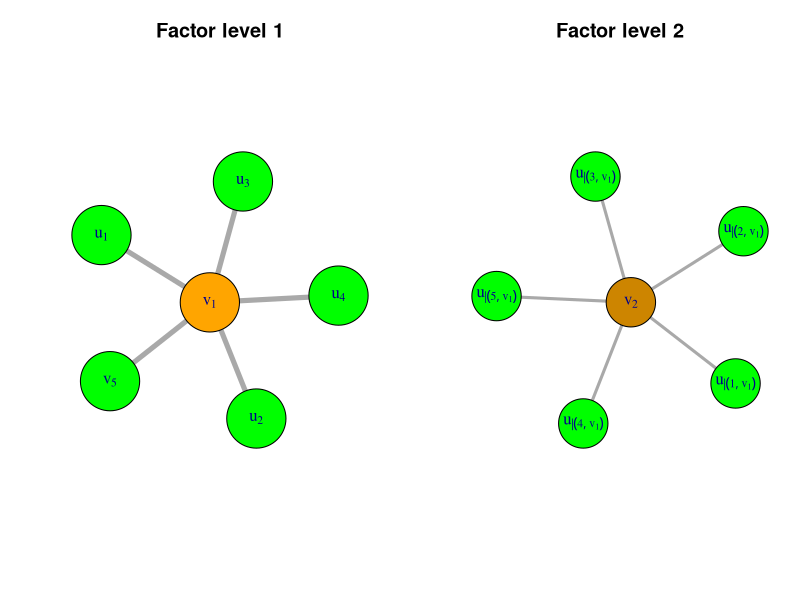
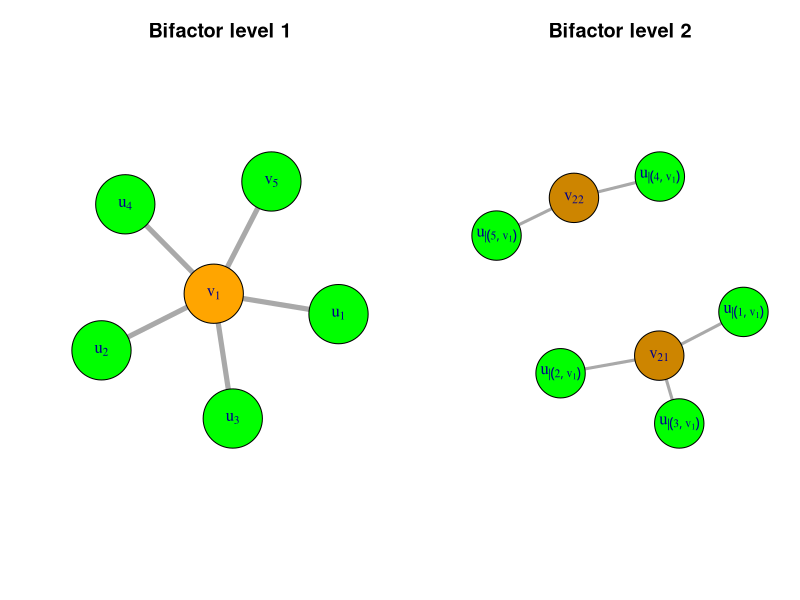
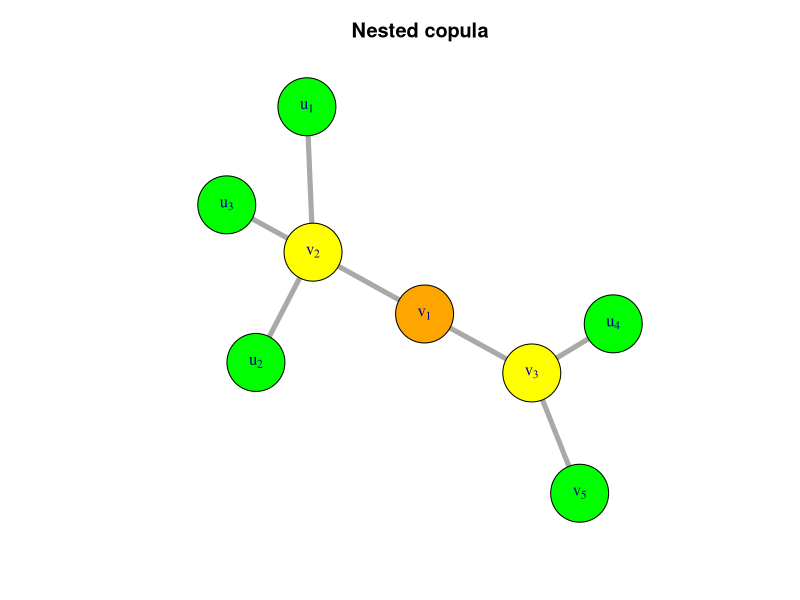

Generate these figures, in order, with R:
setwd("/home/hoanguc3m/Dropbox/WP2")
library("igraph")

pdf("img/onefcop.pdf", width = 9, height = 4.5)
par(mfrow =c(1,2))
par(mar=c(3,3,3,1))

g <- graph.empty (6, directed = FALSE)
new_edges <- c(1,2, 1,3, 1,4, 1,5, 1,6)
g <- add.edges(g, new_edges)
V(g)$number <- c(1,2,3,4,5,6)
V(g)[ number == 1 ]$color <- "orange"
V(g)[ number > 1 ]$color <- "green"
E(g)$width <- 5
V(g)$name <- c(expression(v[1]), expression(u[1]), expression(u[2]),
               expression(u[3]), expression(u[4]), expression(v[5]))
V(g)$size      <- rep(50,6)
#vertex_attr(g)
plot(g, main = "Factor level 1")

g <- graph.empty (6, directed = FALSE)
new_edges <- c(1,2, 1,3, 1,4, 1,5, 1,6)
g <- add.edges(g, new_edges)
V(g)$number <- c(1,2,3,4,5,6)
V(g)[ number == 1 ]$color <- "orange3"
V(g)[ number > 1 ]$color <- "green"
E(g)$width <- 3
V(g)$name <- c(expression(v[2]), expression(u[1|v[1]]), expression(u[2|v[1]]),
               expression(u[3|v[1]]), expression(u[4|v[1]]), expression(u[5|v[1]]))
V(g)$size      <- rep(40,6)
plot(g, main = "Factor level 2")
dev.off()



pdf("img/bifcop.pdf", width = 9, height = 4.5)
par(mfrow =c(1,2))
par(mar=c(3,3,3,1))

g <- graph.empty (6, directed = FALSE)
new_edges <- c(1,2, 1,3, 1,4, 1,5, 1,6)
g <- add.edges(g, new_edges)
V(g)$number <- c(1,2,3,4,5,6)
V(g)[ number == 1 ]$color <- "orange"
V(g)[ number > 1 ]$color <- "green"
E(g)$width <- 5
V(g)$name <- c(expression(v[1]), expression(u[1]), expression(u[2]),
               expression(u[3]), expression(u[4]), expression(v[5]))
V(g)$size      <- rep(50,6)
#vertex_attr(g)
plot(g, main = "Bifactor level 1")

g <- graph.empty (7, directed = FALSE)
new_edges <- c(1,2, 1,3, 1,4, 7,5, 7,6)
g <- add.edges(g, new_edges)
V(g)$number <- c(1,2,3,4,5,6,7)
V(g)[ number > 1 ]$color <- "green"
V(g)[ number == 1 ]$color <- "orange3"
V(g)[ number == 7 ]$color <- "orange3"
E(g)$width <- 3
V(g)$name <- c(expression(v[21]), expression(u[1|v[1]]), expression(u[2|v[1]]),
               expression(u[3|v[1]]), expression(u[4|v[1]]), expression(u[5|v[1]]),
               expression(v[22]))
V(g)$size      <- rep(40,7)
plot(g, main = "Bifactor level 2")
dev.off()

pdf("img/nested.pdf", width = 4.5, height = 4.5)
par(mfrow =c(1,1))
par(mar=c(3,3,3,1))

g <- graph.empty (8, directed = FALSE)
new_edges <- c(1,2, 1,3, 2,4, 2,5, 2,6, 3,7,3,8)
g <- add.edges(g, new_edges)
V(g)$number <- c(1,2,3,4,5,6,7,8)
V(g)[ number == 1 ]$color <- "orange"
V(g)[ number > 1 ]$color <- "yellow"
V(g)[ number > 3 ]$color <- "green"
E(g)$width <- 5
V(g)$name <- c(expression(v[1]), expression(v[2]), expression(v[3]),
               expression(u[1]), expression(u[2]),
               expression(u[3]), expression(u[4]), expression(v[5]))
V(g)$size      <- rep(30,8)
#vertex_attr(g)
plot(g, main = "Nested copula")

dev.off()
